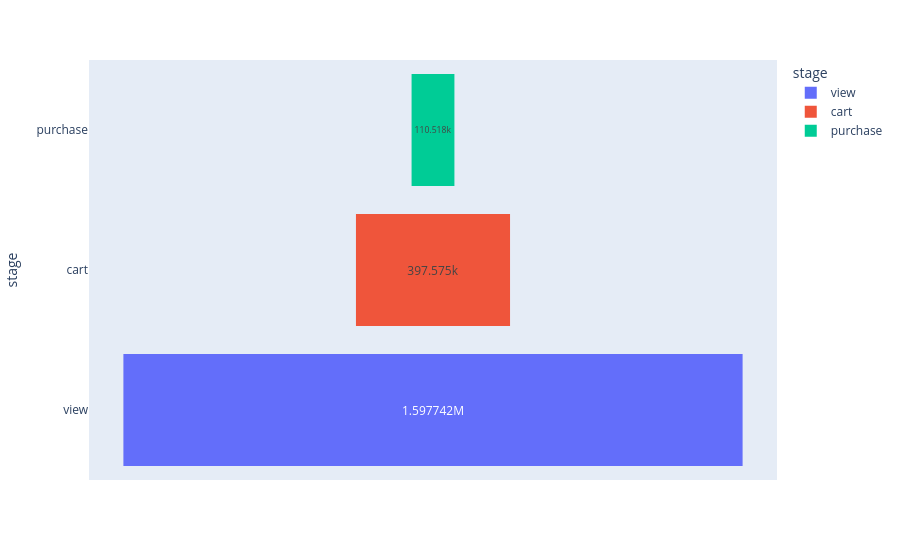

The notebook cell saved with this chart:
### Markdown cell above
Plot Funnel Chart

### Code cell
fig = px.funnel(
    funnel_summary,
    x='users',
    y='stage',
    color='stage',
    hover_data=['users'],
)
fig.show()

### Figure 1 — Plotly figure (JSON) as saved in the notebook; plotly's stock layout.template omitted (floating-point values rounded to 4 significant figures)
{"data": [{"hovertemplate": "stage=%{y}<br>users=%{x}<extra></extra>", "legendgroup": "view", "marker": {"color": "#636efa"}, "name": "view", "orientation": "h", "showlegend": true, "type": "funnel", "x": [1597742], "xaxis": "x", "y": ["view"], "yaxis": "y"}, {"hovertemplate": "stage=%{y}<br>users=%{x}<extra></extra>", "legendgroup": "cart", "marker": {"color": "#EF553B"}, "name": "cart", "orientation": "h", "showlegend": true, "type": "funnel", "x": [397575], "xaxis": "x", "y": ["cart"], "yaxis": "y"}, {"hovertemplate": "stage=%{y}<br>users=%{x}<extra></extra>", "legendgroup": "purchase", "marker": {"color": "#00cc96"}, "name": "purchase", "orientation": "h", "showlegend": true, "type": "funnel", "x": [110518], "xaxis": "x", "y": ["purchase"], "yaxis": "y"}], "layout": {"legend": {"title": {"text": "stage"}, "tracegroupgap": 0}, "margin": {"t": 60}, "xaxis": {"anchor": "y", "domain": [0, 1], "title": {"text": "users"}}, "yaxis": {"anchor": "x", "categoryarray": ["purchase", "cart", "view"], "categoryorder": "array", "domain": [0, 1], "title": {"text": "stage"}}}}
